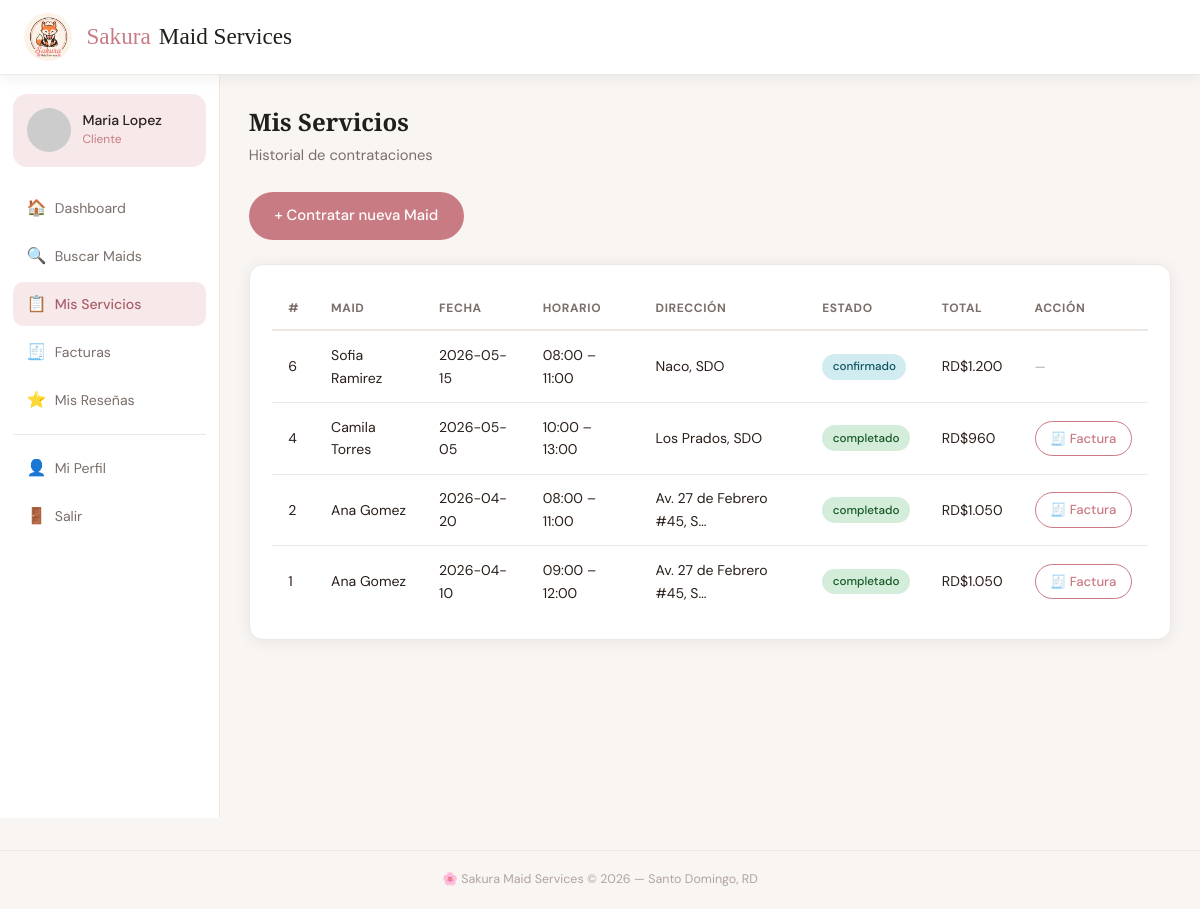
Screenshot of /servicios (signed in) with the database file from the repository.
### tables this page shows
CREATE TABLE IF NOT EXISTS servicio (
  id           INT UNSIGNED AUTO_INCREMENT PRIMARY KEY,
  cliente_id   INT UNSIGNED NOT NULL,
  maid_id      INT UNSIGNED NOT NULL,
  descripcion  TEXT,
  fecha        DATE NOT NULL,
  hora_inicio  TIME NOT NULL,
  hora_fin     TIME NOT NULL,
  direccion    VARCHAR(255) NOT NULL,
  estado       ENUM('pendiente','confirmado','en_progreso','completado','cancelado') NOT NULL DEFAULT 'pendiente',
  precio_total DECIMAL(10,2) DEFAULT 0.00,
  created_at   TIMESTAMP DEFAULT CURRENT_TIMESTAMP,
  FOREIGN KEY (cliente_id) REFERENCES usuario(id),
  FOREIGN KEY (maid_id)    REFERENCES perfil_maid(id)
);

CREATE TABLE IF NOT EXISTS usuario (
  id            INT UNSIGNED AUTO_INCREMENT PRIMARY KEY,
  nombre        VARCHAR(80)  NOT NULL,
  apellido      VARCHAR(80)  NOT NULL,
  email         VARCHAR(150) NOT NULL UNIQUE,
  password_hash VARCHAR(255) NOT NULL,
  telefono      VARCHAR(20),
  rol           ENUM('cliente','maid','admin') NOT NULL DEFAULT 'cliente',
  avatar_seed   VARCHAR(50) DEFAULT NULL,
  created_at    TIMESTAMP DEFAULT CURRENT_TIMESTAMP
);

### app/controllers/ServicioController.php (called while the page is built, shortened)
<?php
class ServicioController {
    public function index(): void {
        requireLogin(); $user=authUser(); $db=getDB();
        if ($user['rol']==='cliente') {
            $s=$db->prepare("SELECT s.*,u.nombre mn,u.apellido ma FROM servicio s JOIN perfil_maid pm ON s.maid_id=pm.id JOIN usuario u ON pm.usuario_id=u.id WHERE s.cliente_id=? ORDER BY s.fecha DESC");
            $s->execute([$user['id']]); $servicios=$s->fetchAll(); $vista='client';
        } else {
            $servicios=$db->query("SELECT s.*,uc.nombre cn,uc.apellido ca,um.nombre mn,um.apellido ma FROM servicio s JOIN usuario uc ON s.cliente_id=uc.id JOIN perfil_maid pm ON s.maid_id=pm.id JOIN usuario um ON pm.usuario_id=um.id ORDER BY s.fecha DESC")->fetchAll(); $vista='admin';
        }
        require __DIR__."/../views/{$vista}/servicios.php";
    }
}

### config/app.php (called while the page is built, shortened)
<?php
function e(string $s): string         { return htmlspecialchars($s, ENT_QUOTES, 'UTF-8'); }

### app/views/client/servicios.php (the view, shortened to what this page needs)
<?php $pageTitle='Mis Servicios'; $ap='servicios'; require __DIR__.'/../shared/layout_top.php'; ?>
<div class="page-head"><h1>Mis Servicios</h1><p>Historial de contrataciones</p></div>
<div class="actions-bar"><a href="/maids" class="btn btn-primary btn-auto">+ Contratar nueva Maid</a></div>
<div class="card"><?php if(empty($servicios)): ?><p style="color:var(--g400);text-align:center;padding:2rem">Sin servicios aún. <a href="/maids">Busca una Maid</a></p>
<?php else: ?><div class="table-wrap"><table><thead><tr><th>#</th><th>Maid</th><th>Fecha</th><th>Horario</th><th>Dirección</th><th>Estado</th><th>Total</th><th>Acción</th></tr></thead><tbody>
<?php foreach($servicios as $s): ?><tr>
<td><?=(int)$s['id']?></td><td><?=e($s['mn'].' '.$s['ma'])?></td><td><?=e($s['fecha'])?></td>
<td><?=e(substr($s['hora_inicio'],0,5))?> – <?=e(substr($s['hora_fin'],0,5))?></td>
<td><?=e(mb_strimwidth($s['direccion'],0,25,'…'))?></td>
<td><span class="badge b-<?=e($s['estado'])?>"><?=e($s['estado'])?></span></td>
<td>RD$<?=number_format((float)$s['precio_total'],0,'.','.')?></td>
<td><?php if($s['estado']==='pendiente'): ?><form method="POST" action="/servicios/estado" style="display:inline"><input type="hidden" name="id" value="<?=(int)$s['id']?>"><button name="estado" value="cancelado" class="btn btn-danger btn-sm" onclick="return confirm('¿Cancelar?')">Cancelar</button></form>
<?php elseif($s['estado']==='completado'): ?><a href="/facturas" class="btn btn-outline btn-sm">🧾 Factura</a>
<?php else: ?><span style="color:var(--g400);font-size:.8rem">—</span><?php endif; ?></td>
</tr><?php endforeach; ?></tbody></table></div><?php endif; ?></div>
<?php require __DIR__.'/../shared/layout_bottom.php'; ?>

### public/index.php (shortened to what this page needs)
<?php
require_once __DIR__.'/../config/app.php';
$uri = strtok($_SERVER['REQUEST_URI'], '?');
$uri = preg_replace('#/+#', '/', $uri);
$uri = rtrim($uri, '/');
$method = $_SERVER['REQUEST_METHOD'];
$routes = [
    ['GET',  '/',                      'HomeController',      'index'],
    ['GET',  '/login',                 'AuthController',      'loginForm'],
    ['POST', '/login',                 'AuthController',      'login'],
    ['GET',  '/registro',              'AuthController',      'registerForm'],
    ['POST', '/registro',              'AuthController',      'register'],
    ['GET',  '/logout',                'AuthController',      'logout'],
    ['GET',  '/dashboard',             'DashboardController', 'index'],
    ['GET',  '/maids',                 'MaidController',      'index'],
    ['GET',  '/maids/perfil',          'MaidController',      'perfil'],
    ['POST', '/maids/perfil',          'MaidController',      'guardarPerfil'],
    ['GET',  '/servicios',             'ServicioController',  'index'],
    ['GET',  '/servicios/nuevo',       'ServicioController',  'nuevo'],
    ['POST', '/servicios/nuevo',       'ServicioController',  'crear'],
    ['POST', '/servicios/estado',      'ServicioController',  'cambiarEstado'],
    ['GET',  '/facturas',              'FacturaController',   'index'],
    ['GET',  '/reportes',              'ReporteController',   'index'],
    ['GET',  '/perfil',                'PerfilController',    'index'],
    ['POST', '/perfil',                'PerfilController',    'actualizar'],
    ['POST', '/perfil/avatar',         'PerfilController',    'actualizarAvatar'],
    ['GET',  '/resenas',               'ResenaController',    'index'],
    ['GET',  '/resenas/crear',         'ResenaController',    'crear'],
    ['POST', '/resenas/crear',         'ResenaController',    'guardar'],
    ['GET',  '/api/dashboard-data',    'ApiController',       'dashboardData'],
    ['GET',  '/api/reporte-data',      'ApiController',       'reporteData'],
];
foreach ($routes as [$rm, $ru, $ctrl, $action]) {
    if ($method === $rm && $uri === $ru) {
        (new $ctrl())->$action(); exit;
    }
}

### public/css/sakura.css (style rules this page uses)
:root { --carbon: #1E2019; --apricot: #FFE1C6; --yellow: #FFFBD9; --olive: #846C5B; --rose: #C97B84; --rose-dark: #a85f69; --rose-pale: #f7e8ea; --white: #ffffff; --g100: #f9f5f3; --g200: #ede8e4; --g400: #b0a49e; --g600: #7a6f6a; --text: #2a1f1a; --r: 14px; --sh: 0 2px 16px rgba(30,32,25,.07); --sh2: 0 8px 40px rgba(30,32,25,.13); }
*,*::before,*::after { box-sizing:border-box;margin:0;padding:0 }
html { font-size:16px;scroll-behavior:smooth }
body { font-family:'DM Sans',sans-serif;color:var(--text);background:var(--g100);min-height:100vh;line-height:1.6 }
h1,h2,h3,.brand { font-family:'Playfair Display',serif }
a { color:var(--rose);text-decoration:none;transition:color .2s }
.btn { display:inline-flex;align-items:center;justify-content:center;gap:.45rem;padding:.78rem 1.6rem;border:none;border-radius:50px;font-family:'DM Sans',sans-serif;font-size:.93rem;font-weight:500;cursor:pointer;transition:all .2s;text-decoration:none;white-space:nowrap }
.btn-primary { background:var(--rose);color:#fff;width:100% }
.btn-outline { background:transparent;color:var(--rose);border:1.5px solid var(--rose) }
.btn-sm { padding:.38rem .9rem;font-size:.82rem }
.btn-auto { width:auto }
.card { background:var(--white);border-radius:var(--r);padding:1.4rem;box-shadow:var(--sh);border:1px solid var(--g200) }
.page-head { margin-bottom:1.5rem }
.page-head h1 { font-size:1.5rem;color:var(--carbon) }
.page-head p { color:var(--g600);font-size:.92rem;margin-top:.15rem }
.actions-bar { display:flex;gap:.8rem;flex-wrap:wrap;margin-bottom:1.5rem }
.table-wrap { overflow-x:auto }
table { width:100%;border-collapse:collapse;font-size:.88rem }
thead th { padding:.7rem 1rem;text-align:left;font-size:.75rem;text-transform:uppercase;letter-spacing:.05em;color:var(--g600);border-bottom:2px solid var(--g200);white-space:nowrap }
tbody td { padding:.8rem 1rem;border-bottom:1px solid var(--g200);vertical-align:middle }
tbody tr:last-child td { border-bottom:none }
.badge { display:inline-block;padding:.22rem .65rem;border-radius:50px;font-size:.73rem;font-weight:500;white-space:nowrap }
.b-confirmado { background:#d1ecf1;color:#0c5460 }
.b-completado { background:#d4edda;color:#155724 }

### rows the page displays
servicio: id "6", usuario.nombre+apellido "Sofia Ramirez", fecha "2026-05-15", hora_inicio "08:00", hora_fin "11:00", direccion "Naco, SDO", estado "confirmado", precio_total "1.200"
servicio: id "4", usuario.nombre+apellido "Camila Torres", fecha "2026-05-05", hora_inicio "10:00", hora_fin "13:00", direccion "Los Prados, SDO", estado "completado", precio_total "960", shows "🧾 Factura"
servicio: id "2", usuario.nombre+apellido "Ana Gomez", fecha "2026-04-20", hora_inicio "08:00", hora_fin "11:00", direccion "Av. 27 de Febrero #45, S…", estado "completado", precio_total "1.050", shows "🧾 Factura"
servicio: id "1", usuario.nombre+apellido "Ana Gomez", fecha "2026-04-10", hora_inicio "09:00", hora_fin "12:00", direccion "Av. 27 de Febrero #45, S…", estado "completado", precio_total "1.050", shows "🧾 Factura"
